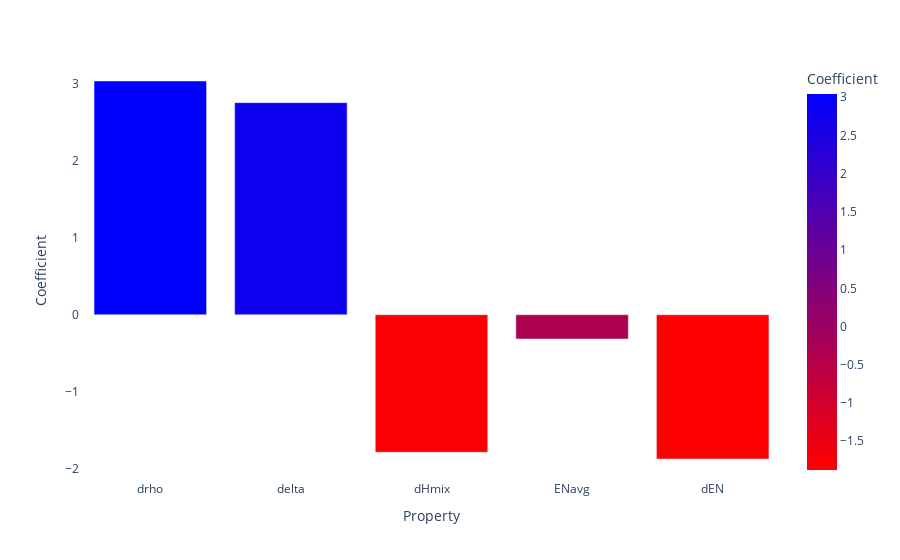

The notebook cell saved with this chart:
### Code cell
svc_real = SVC()
svc_real.fit(stan_x_train, y_train)

print(svc_real.score(stan_x_train, y_train))
print(svc_real.score(stan_x_test, y_test))
print(svc_real.score(stan_x_ind, y_ind))
df = pd.DataFrame()
coef = svc_real.coef_[0]
color = ["red" if co > 0 else "blue" for co in coef]
df["Property"] = ["drho", "delta", "dHmix", "ENavg", "dEN"]
df["Coefficient"] = coef
df["Color"] = color
fig = px.bar(df, x= "Property", y="Coefficient", color = "Coefficient",  color_continuous_scale='Bluered_r')
fig.update_layout(plot_bgcolor="white")
fig.show()
print(coef)

### Figure 1 — Plotly figure (JSON) as saved in the notebook; plotly's stock layout.template omitted (floating-point values rounded to 4 significant figures)
{"data": [{"alignmentgroup": "True", "hovertemplate": "Property=%{x}<br>Coefficient=%{marker.color}<extra></extra>", "legendgroup": "", "marker": {"color": [3.042, 2.76, -1.789, -0.3144, -1.877], "coloraxis": "coloraxis", "pattern": {"shape": ""}}, "name": "", "offsetgroup": "", "orientation": "v", "showlegend": false, "textposition": "auto", "x": ["drho", "delta", "dHmix", "ENavg", "dEN"], "xaxis": "x", "y": [3.042, 2.76, -1.789, -0.3144, -1.877], "yaxis": "y", "type": "bar"}], "layout": {"xaxis": {"anchor": "y", "domain": [0.0, 1.0], "title": {"text": "Property"}}, "yaxis": {"anchor": "x", "domain": [0.0, 1.0], "title": {"text": "Coefficient"}}, "coloraxis": {"colorbar": {"title": {"text": "Coefficient"}}, "colorscale": [[0.0, "rgb(255,0,0)"], [1.0, "rgb(0,0,255)"]]}, "legend": {"tracegroupgap": 0}, "margin": {"t": 60}, "barmode": "relative", "plot_bgcolor": "white"}}
